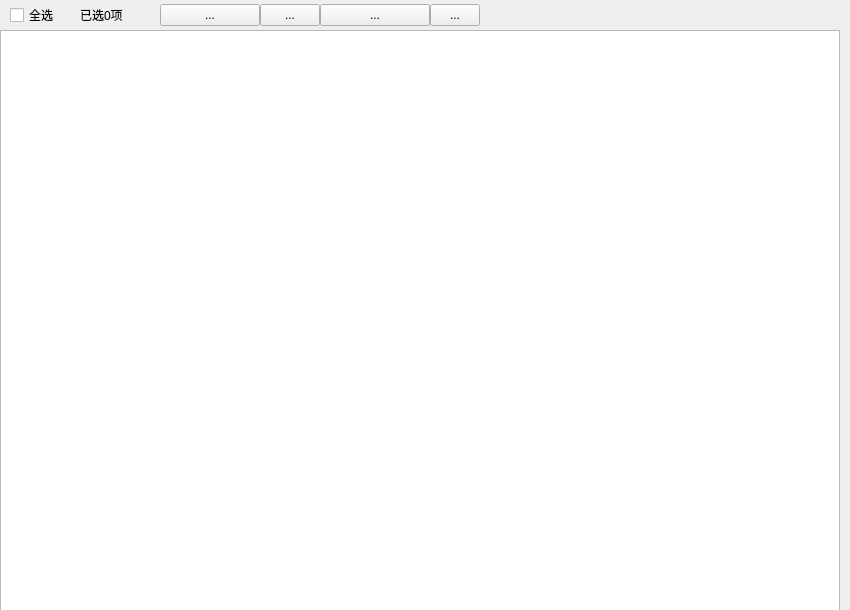
<?xml version="1.0" encoding="UTF-8"?>
<ui version="4.0">
 <class>SMPhoto</class>
 <widget class="QWidget" name="SMPhoto">
  <property name="geometry">
   <rect>
    <x>0</x>
    <y>0</y>
    <width>850</width>
    <height>610</height>
   </rect>
  </property>
  <property name="windowTitle">
   <string>Form</string>
  </property>
  <widget class="QTableWidget" name="tableWidget">
   <property name="geometry">
    <rect>
     <x>0</x>
     <y>30</y>
     <width>840</width>
     <height>581</height>
    </rect>
   </property>
  </widget>
  <widget class="QWidget" name="tools" native="true">
   <property name="geometry">
    <rect>
     <x>0</x>
     <y>0</y>
     <width>840</width>
     <height>30</height>
    </rect>
   </property>
   <widget class="QToolButton" name="tbDaochu">
    <property name="geometry">
     <rect>
      <x>160</x>
      <y>4</y>
      <width>100</width>
      <height>22</height>
     </rect>
    </property>
    <property name="text">
     <string>...</string>
    </property>
   </widget>
   <widget class="QToolButton" name="tbShanchu">
    <property name="geometry">
     <rect>
      <x>260</x>
      <y>4</y>
      <width>60</width>
      <height>22</height>
     </rect>
    </property>
    <property name="text">
     <string>...</string>
    </property>
   </widget>
   <widget class="QToolButton" name="tbTianjia">
    <property name="geometry">
     <rect>
      <x>320</x>
      <y>4</y>
      <width>110</width>
      <height>22</height>
     </rect>
    </property>
    <property name="text">
     <string>...</string>
    </property>
   </widget>
   <widget class="QCheckBox" name="cbAllSelect">
    <property name="geometry">
     <rect>
      <x>10</x>
      <y>5</y>
      <width>51</width>
      <height>20</height>
     </rect>
    </property>
    <property name="text">
     <string>全选</string>
    </property>
   </widget>
   <widget class="QLabel" name="lbSelectCount">
    <property name="geometry">
     <rect>
      <x>80</x>
      <y>7</y>
      <width>51</width>
      <height>16</height>
     </rect>
    </property>
    <property name="text">
     <string>已选0项</string>
    </property>
   </widget>
   <widget class="QToolButton" name="tbShaxin">
    <property name="geometry">
     <rect>
      <x>430</x>
      <y>4</y>
      <width>50</width>
      <height>22</height>
     </rect>
    </property>
    <property name="text">
     <string>...</string>
    </property>
   </widget>
  </widget>
 </widget>
 <resources/>
 <connections/>
</ui>
